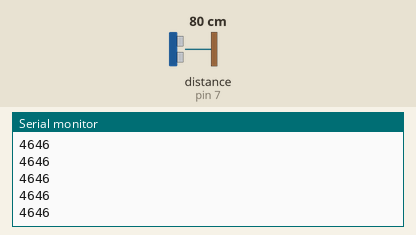
Bench run of a sketch on a simulated Arduino Uno, built with avr-gcc and run on an emulated ATmega328P. Parts: the last lines printed to the serial monitor. Wiring (inferred from the names in the program): ultrasonic range finder: trigger pin 2; echo pin 7. Inputs (shaded band) come from the test bench; at power-on: distance to the obstacle (sensor on pin 7) 80 cm. The echo pulse lasts 58.3 µs per cm.

Above: at 1.2 s.
1.3 s: distance to the obstacle (sensor on pin 7) set to 2 cm
At 1.8 s:
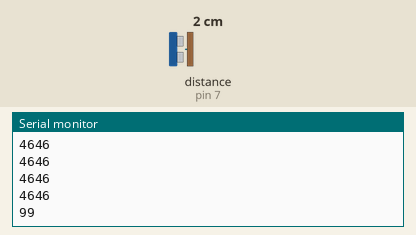
2.8 s: distance to the obstacle (sensor on pin 7) set to 4 cm
At 4.3 s:
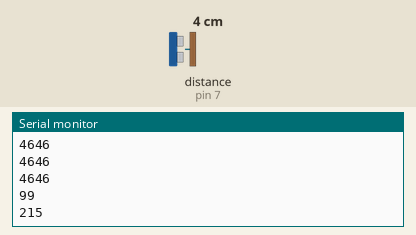
Timing chart, 0 to 5.8 s (numbered marks = the images above; inputs shaded):
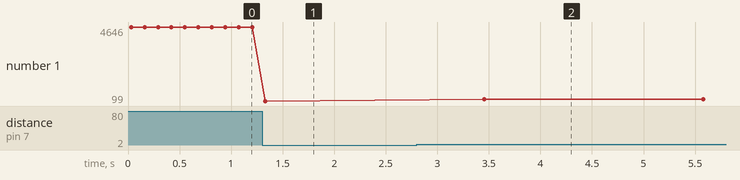

The sketch:

automated_lamp.ino
```cpp
int relay=8;
int trigPin = 2;
int echoPin=7;
int pingtraveltime;


void setup() {
  pinMode(trigPin,OUTPUT);
  pinMode(echoPin,INPUT);
 Serial.begin(9600);
}

void loop() {
digitalWrite(trigPin,LOW);
delayMicroseconds(10);
digitalWrite(trigPin,HIGH);
delayMicroseconds(10);
digitalWrite(trigPin,LOW);
pingtraveltime= pulseIn(echoPin,HIGH);
delay(25);
Serial.println(pingtraveltime);
delay(100);

if ( pingtraveltime<250){
  digitalWrite(relay,HIGH);
  delay(2000);

}
else{
 digitalWrite(relay,LOW);
}

}
```

Measured:
- after the input at 1.3 s, the serial monitor: prints a new line at once (image 1)
- after the input at 2.8 s, the serial monitor: prints a new line after 0.66 s (image 2)
- plotted number 1: 4646 → 99 after the input at 1.3 s, 99 → 216 after the input at 2.8 s
